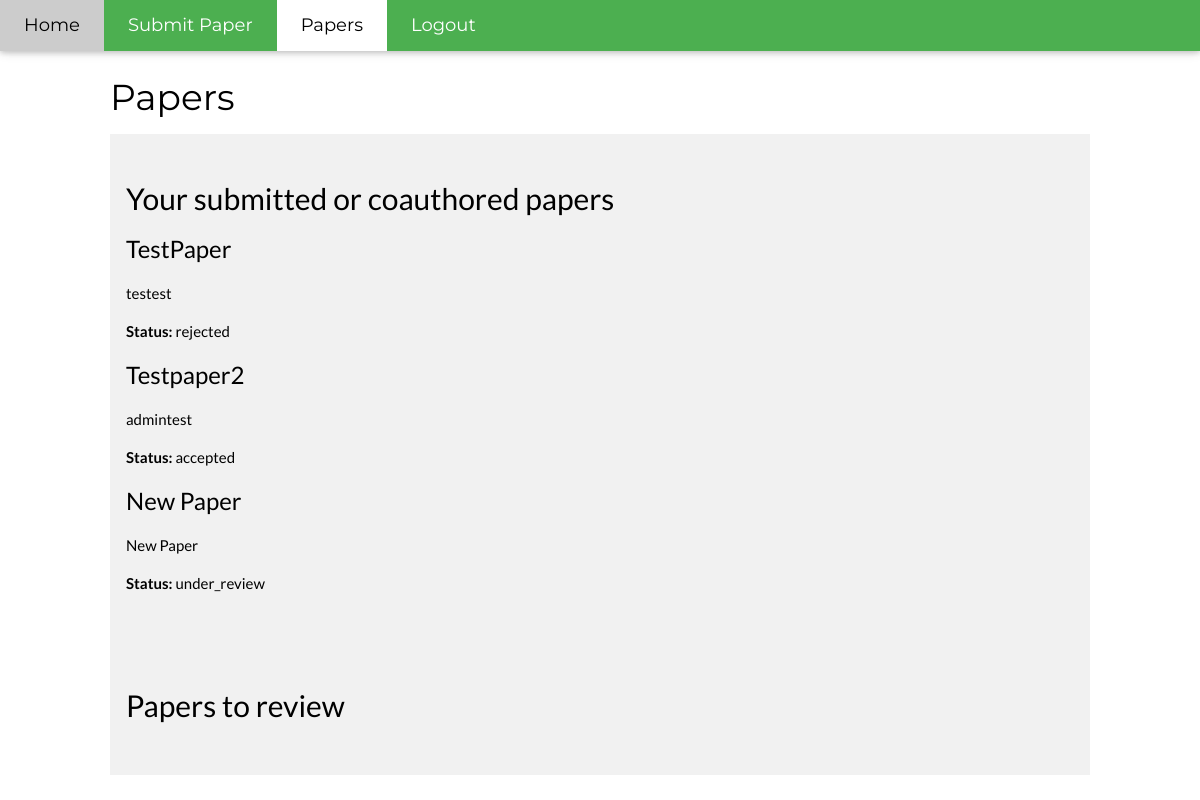
/papers (signed in), run on the app's committed database.
### models.py (models this page shows, shortened)
class Paper(db.Model):
    __tablename__ = 'paper'
    id = db.Column(db.Integer, primary_key=True)
    status = db.Column(db.String(120), nullable=False)
    title = db.Column(db.String(120), nullable=False)
    abstract = db.Column(db.Text(500), nullable=False)
    authors = db.relationship('User', secondary=authors, lazy='subquery', backref=db.backref('papers', lazy=True))
    reviewers = db.relationship("Score", back_populates="paper")
    scores = db.relationship("Score", back_populates="paper")

### app.py (the view)
@app.route("/papers", methods=["GET"])
@check_authentification
def getPapersUserOverview():
    user = get_current_user()
    submitted_papers = Paper.query.filter(Paper.authors.any(id=user.id)).all()
    scores = user.scored_papers
    return render_template("papers.html", scores=scores, submitted_papers=submitted_papers)

### helper_functions.py (called while the page is built)
def logged_in():
    return "auth_user_id" in session

@app.context_processor
def add_template_variables():
    variables = dict()
    logged_in_bool = logged_in()
    variables["logged_in"] = logged_in()
    variables["request_path"] = str(request.path)
    if logged_in_bool:
        variables["current_user"] = get_current_user()
    return variables

def check_authentification(f):
    @wraps(f)
    def decorated_function(*args, **kwargs):
        if logged_in():
            return f(*args, **kwargs)
        else:
            return redirect(url_for("login"))
    return decorated_function

def get_current_user():
    return User.query.get(session["auth_user_id"])

### templates/papers.html (shortened to what this page needs)
{% extends "layout.html" %}
{% block body %}
    <h1>Papers</h1>
    <div class="w3-row-padding w3-light-grey w3-padding-32 w3-container">
      <h2>Your submitted or coauthored papers</h2>
      {% if submitted_papers|length == 0 %}
          <p>You haven't handed in anything</p>
      {% else %}
          {% for paper in submitted_papers %}
              <h3>{{ paper.title }}</h3>
              <p>{{ paper.abstract }}</p>
              <p><b>Status: </b>{{ paper.status }}</p>
          {% endfor %}
      {% endif %}
    </div>
    {% if current_user.is_reviewer %}
    <div class="w3-row-padding w3-light-grey w3-padding-32 w3-container">
      <h2>Papers to review</h2>
    </div>
    {% endif %}
{% endblock %}

### static/style.css (style rules this page uses)
*,*:before,*:after { box-sizing:inherit }
h1 { font-size:36px }
h2 { font-size:30px }
h3 { font-size:24px }
h1,h2,h3,h4,h5,h6 { font-family:"Segoe UI",Arial,sans-serif;font-weight:400;margin:10px 0 }
.w3-container:after,.w3-container:before,.w3-panel:after,.w3-panel:before,.w3-row:after,.w3-row:before,.w3-row-padding:after,.w3-row-padding:before, .w3-cell-row:before,.w3-cell-row:after,.w3-clear:after,.w3-clear:before,.w3-bar:before,.w3-bar:after { content:"";display:table;clear:both }
.w3-row-padding,.w3-row-padding>.w3-half,.w3-row-padding>.w3-third,.w3-row-padding>.w3-twothird,.w3-row-padding>.w3-threequarter,.w3-row-padding>.w3-quarter,.w3-row-padding>.w3-col { padding:0 8px }
.w3-container,.w3-panel { padding:0.01em 16px }
.w3-padding-32 { padding-top:32px!important;padding-bottom:32px!important }
.w3-light-grey,.w3-hover-light-grey:hover,.w3-light-gray,.w3-hover-light-gray:hover { color:#000!important;background-color:#f1f1f1!important }

### templates/layout.html (style rules this page uses)
body,h1,h2,h3,h4,h5,h6 { font-family: "Lato", sans-serif }
.w3-bar,h1,button { font-family: "Montserrat", sans-serif }

### data on the page
Paper: title "TestPaper", abstract "testest", status "rejected"
Paper: title "Testpaper2", abstract "admintest", status "accepted"
Paper: title "New Paper", abstract "New Paper", status "under_review"
